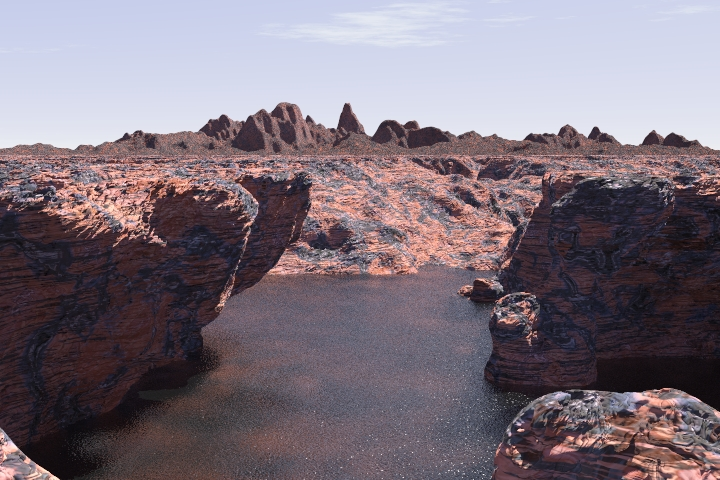
%> input picture src_assignments/assignment2_2/landscape-a.jpg, 720 x 480 px
$ octave master.m   (GNU Octave 9; MATLAB toolbox functions it lacks are replaced by stand-ins)
%> lines starting %> are read from the running program, lines starting %| are printed output that depends on the picture
### src_assignments/assignment2_2/DoG.m
%function loc = DoG(im,tf)
%   uses the DoG (Difference of Gaussian) approximation of a Lapalcian for finding
%   the scale of the local feature points.
%
%INPUT
%   -im: image (grayscale)
%   -tf: flatness threshold (typically 0.01)
%
%OUTPUT
%   -loc: a matrix of nx3 with n found locations with [c, r, sigma]

function loc = DoG(im,tf)
    if length(size(im)) == 3
        im = rgb2gray(im);
    end
    loc = [];

    % Prior smoothing sigma
    sigmaP = 1.6;
    levels = 3;

    % Scaling factor
    k = 2^(1/levels);
    noOctaves = 4;

    GP = cell(levels+3,1);
    for i = 1:levels+3
        GP{i} = gaussian( sigmaP*(k^(i-2)) ); % TODO: you could use your own
    end

    % We start from a larger image
    im2 = imresize(im,2);

    % For all octaves
    for octave = 1:noOctaves
        % Gaussians for smoothing (i.e. scaling) and Gaussian smoothed images

        % Create the levels in the scale-space
        imG = cell(levels+3,1);
        for i = 1:levels+3
            if octave == 1
                imG{i} = conv2(GP{i},GP{i},im2,'same');
            else
                imG{i} = conv2(GP{i},GP{i},im,'same');
            end
        end

        % Computer the DoG (Difference of Gaussians)
        if octave==1
            imDoG = zeros(size(im2,1),size(im2,2),levels+2);
        else
            imDoG = zeros(size(im,1),size(im,2),levels+2);
        end
        for i = 1:levels+2
            imDoG(:,:,i) = imG{i+1} - imG{i};
        end

        % Check nearby extrema in subsequent layers
        imExtrema = imregionalmax(imDoG);
        imExtrema = imExtrema(:,:,2:end-1);

        % Eliminate responses on the edge
        imExtrema(1,:,:) = 0;imExtrema(end,:,:) = 0;
        imExtrema(:,1,:) = 0;imExtrema(:,end,:) = 0;
        imDoG = imDoG(:,:,2:end-1);

        % Put local maxima in vector with corresponding sigma and test for
        % Flatness enhance location and eliminate edge responses
        for i = 1:levels

            % Current sigma and octave scale
            if octave==1
                scale = 2.0^(octave-1.0)/2.0;
            else
                scale = 2.0^(octave-1.0);
            end
            sigmaC = scale*sigmaP*(k^(i-1));

            % Get extrma points
            [row,col] = find(imExtrema(:,:,i)==1);

            % Test for flatness
            flat = abs(diag(imDoG(row,col,i))) < tf;
            row = row(flat==0); col = col(flat==0);

            % Add new interest points to the list
            loc = [loc; round(scale*col),round(scale*row),...
                    repmat(sigmaC,length(row),1)];
        end

        % Next Octave is sub-sampling the image by half
        im = imresize(im,0.5);
    end
end

### src_assignments/assignment1/imageDerivates.m
function F = imageDerivates(img, sigma, type)
%IMAGEDERIVATES Computes the 'type' derivative on the image
%

% Init Gaussians
G = gaussian(sigma);
Gder = gaussianDer(G,sigma);
G2der = gaussian2Der(G,sigma);

% Convert picture to grayscale and doubles
if length(size(img)) == 3
    img = rgb2gray(img);
end
img = im2double(img);

switch type
    case 'zero'
        F = conv2(G', G, img, 'same');
    case 'x'
        F = conv2(img, Gder, 'same');
    case 'y'
        F = conv2(img, Gder', 'same');
    case 'xx'
        F = conv2(img, G2der, 'same');
    case 'yy'
        F = conv2(img, G2der', 'same');
    case {'xy', 'yx'}
        F = conv2(Gder, Gder, img, 'same');
    otherwise
        warning('Type was not recognized: try x/y or any combination of them')
end

end

### src_assignments/assignment2_2/harris.m
function [r, c, sigmas] = harris(im, loc)
% inputs:
% im: double grayscale image
% loc: list of interest points from the Laplacian approximation
% outputs:
% [r,c,sigmas]: The row and column of each point is returned in r and c
%              and the sigmas 'scale' at which they were found

% Calculate Gaussian Derivatives at derivative-scale.
% NOTE: The sigma is independent of the window size (which dependes on the Laplacian responses).
% Hint: use your previously implemented function in assignment 1
sigma = 1;
Ix =  imageDerivates(im,sigma,'x');
Iy =  imageDerivates(im,sigma,'y');

% Allocate an 3-channel image to hold the 3 parameters for each pixel
init_M = zeros(size(Ix,1), size(Ix,2), 3);

% Calculate M for each pixel
init_M(:,:,1) = Ix .^2;
init_M(:,:,2) = Iy .^2;
init_M(:,:,3) = Ix .* Iy;

% Allocate R as an 2-channel image that holds R and sigma for each pixel
R = zeros([size(im), 1]);

% Smooth M with a gaussian at the integration scale sigma.
% Keep only points from the list 'loc' that are corners.
for i = 1:size(loc,1)
    sigma = loc(i,3); % The sigma at which we found this point
    if ((i>1) && sigma~=loc(i-1,3)) || (i==1)
        M = imfilter(init_M, fspecial('gaussian', ceil(sigma*6+1), sigma), 'replicate', 'same');
    end

    % DoG.m gives [c,r] locations
    row = loc(i,2);
    col = loc(i,1);

    % Compute the cornerness R at the current location
    k = 0.05;
    trace_l = M(row,col,1) + M(row,col,2);
    det_l = M(row,col,1) * M(row,col,2) - M(row,col,3)^2;
    R(row, col, 1) = det_l - k * trace_l^2;

    % Store current sigma as well
    R(row, col, 2) = sigma;
end
% Display corners
% figure
% imshow(R(:,:,1),[]);

% Set the threshold
threshold = 4e-6;

% Find local maxima
% Dilation will alter every pixel except local maxima in a 3x3 square area.
% Also checks if R is above threshold

% Non max supression
R(:,:,1) = ((R(:,:,1)>threshold) & ((imdilate(R(:,:,1), strel('square', 3))==R(:,:,1)))) ;

% Set the return values: coordinates and sigmas
[r,c] = find(R(:,:,1));
sigmas = zeros(size(r,1),1);
for i = 1:size(r,1)
    sigmas(i) = R(r(i),c(i),2);
end

% Display original image with corners points
im = insertShape(im,'circle',[c, r, sigmas],'LineWidth',2, 'Color', 'yellow');
figure
imshow(im);
title('Detected Harris corners');

end

### src_assignments/assignment1/gaussian.m
function G = gaussian(sigma)
%GAUSSIAN 1D discrete Gaussian filter

if sigma == 0
    G = 1;
    return
end

% Compute the x range of the kernel
% extent is 3*sigma
r = ceil(3*sigma);
G = -r:1:r;

% Compute the factors of the kernel
c = 1 / (sigma*sqrt(2*pi));
G = c * exp( -(G.^2) / (2*sigma^2));

% Normalize that sum(G) = 1 because we did approximation
G = G / sum(G);

end

### src_assignments/assignment1/gaussian2Der.m
function Gd = gaussian2Der(G, sigma)
%GAUSSIAN2DER Computes second order derivative of Gaussian

% Compute the original x range of G
% extent is 3*sigma
r = ceil(3*sigma);
x = -r:1:r;

% Compute second order derivative
Gd = ((-sigma^2 + x.^2) / sigma^4) .* G;

end

### src_assignments/assignment1/gaussianDer.m
function Gd = gaussianDer(G, sigma)
%GAUSSIANDER Computes first order derivative of Gaussian

% Compute the original x range of G
% extent is 3*sigma
r = ceil(3*sigma);
x = -r:1:r;

% Compute first order derivative
Gd = -(x / sigma^2) .* G;

end

### src_assignments/assignment2_2/master.m
%% Finding harris points in image
delfigs;
%> (this line was passed over: delfigs is not available in this run)
pic_path = 'landscape-a.jpg';
im = im2double(imread(pic_path));
loc = DoG(im,0.01);
%> the loop in DoG, `for octave = 1:noOctaves` made 4 passes
%> pass 1, in DoG, `imExtrema = imExtrema(:,:,2:end-1);`:
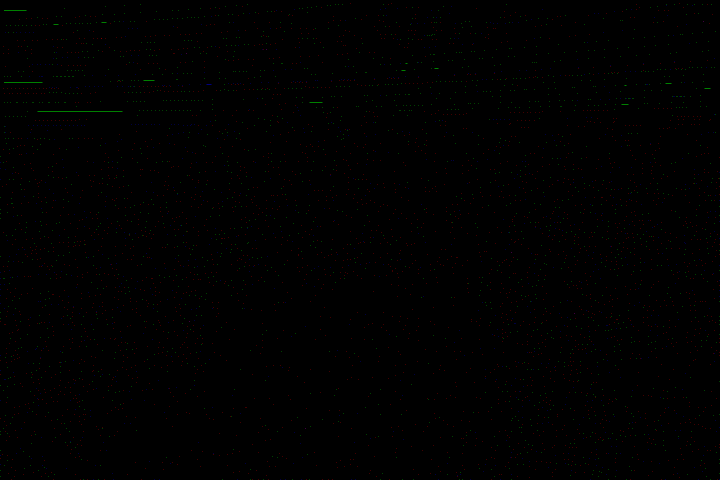
%> imExtrema: size 960x1440x3 logical (shown at 1/2 size); mean R, G, B 0.00201, 0.00151, 0.000652
%> pass 1, in DoG, `imDoG = imDoG(:,:,2:end-1);`:
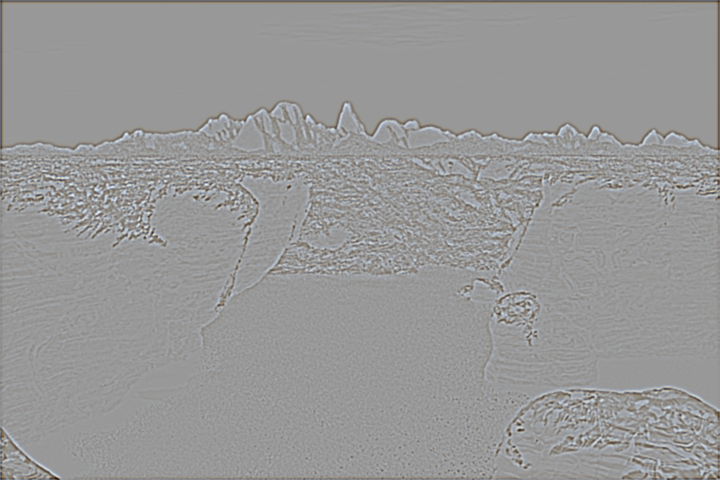
%> imDoG: size 960x1440x3 double (shown at 1/2 size); mean R, G, B -0.000313, -0.000385, -0.000484; drawn with min black and max white
%> pass 1, in DoG, `im = imresize(im,0.5);`:
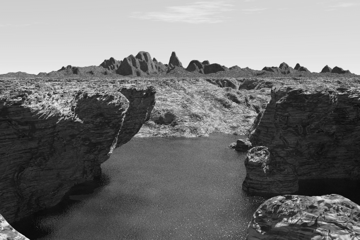
%> im: size 240x360 double; min 0.0198, max 0.965, mean 0.46
%> after the loop in DoG, `for octave = 1:noOctaves`:
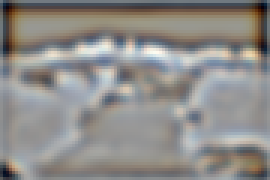
%> imDoG: size 60x90x3 double (shown 3 times larger); mean R, G, B -0.00482, -0.00588, -0.00732; drawn with min black and max white
%> after the loop in DoG, `for octave = 1:noOctaves`: imG = 6 items; loc = 1788 rows, first 12: [3 187 0.8; 3 455 0.8; 4 150 0.8; 6 432 0.8; 7 185 0.8; 7 162 0.8; 7 441 0.8; 8 456 0.8; 8 205 0.8; 9 474 0.8; 10 154 0.8; 10 437 0.8]; scale = 8
% TODO Laplacian of Gaussian approach
[r,c,s] = harris(im,loc);
%> in harris, `init_M(:,:,3) = Ix .* Iy;`:
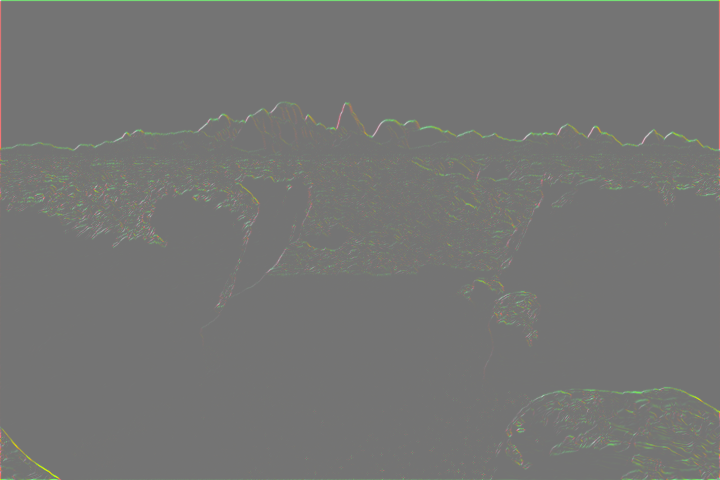
%> init_M: size 480x720x3 double; mean R, G, B 0.00101, 0.00145, 2.78e-05; drawn with min black and max white
%> the loop in harris, `for i = 1:size(loc,1)` made 1788 passes
%> (row, col, trace_l, det_l) on passes 1 to 3: (187, 3, 0.00719, 9.11e-06), (455, 3, 0.0144, 1.64e-05), (150, 4, 0.00938, 7.16e-06)
%> pass 1, in harris, `M = imfilter(init_M, fspecial('gaussian', ceil(sigma*6+1), sigma), 're..`:
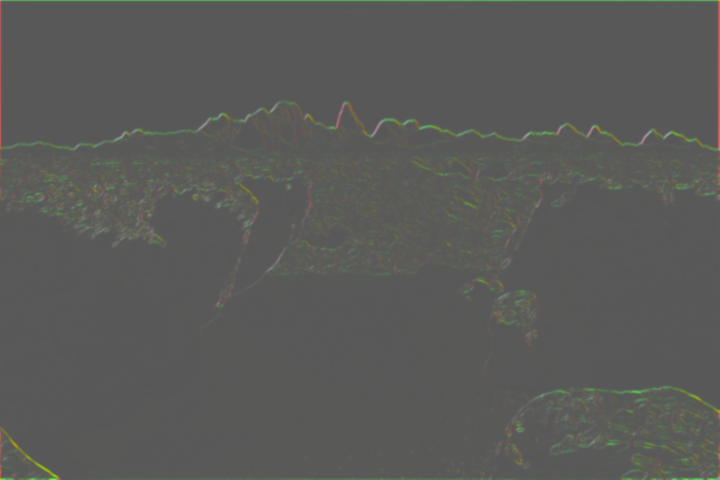
%> M: size 480x720x3 double; mean R, G, B 0.00101, 0.00139, 2.78e-05; drawn with min black and max white
%> after the loop in harris, `for i = 1:size(loc,1)`:
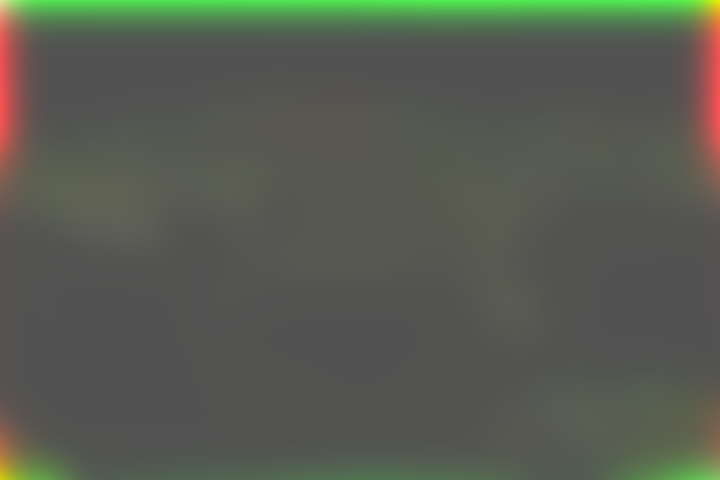
%> M: size 480x720x3 double; mean R, G, B 0.00183, 0.00315, 1.99e-05; drawn with min black and max white
%> in harris, `R(:,:,1) = ((R(:,:,1)>threshold) & ((imdilate(R(:,:,1), strel('square'..`: R: size 480x720x3 double; mean R, G, B 0, 0, 0; mean of the top-left, top-right, bottom-left and bottom-right quarters 0.00393, 0.00305, 0.00121, 0.00317
%> in harris, `[r,c] = find(R(:,:,1));`: r = 643 values from 105 to 477; c = 643 values from 3 to 719
%> after the loop in harris, `for i = 1:size(r,1)`: sigmas = 643 values, max 8.06 at index 86, min 0.8 at index 1, mean 1.17
%> (the run ends here)
